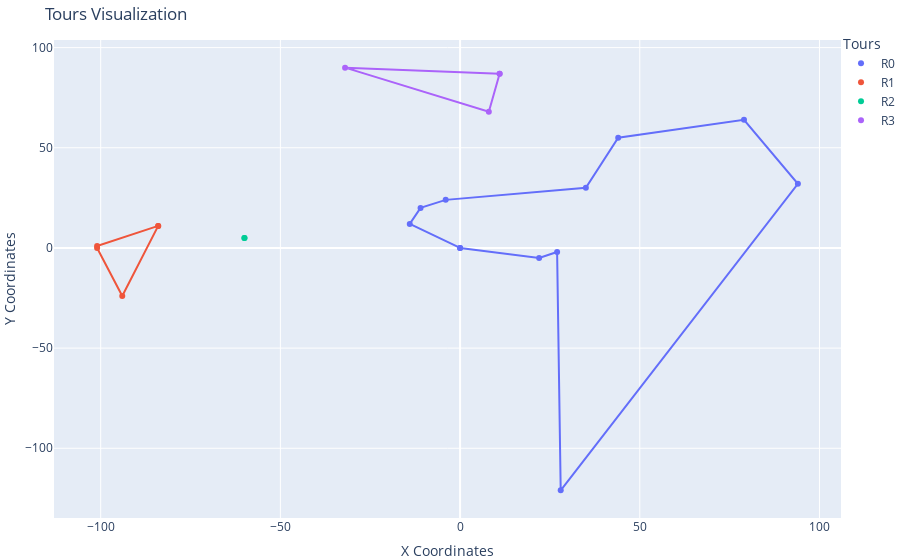

The cell this chart's notebook holds for it:
### Code cell
importlib.reload(f)
fig = f.plot_tours(tours, coordinates)
fig.show()

### Figure 1 — Plotly figure (JSON) as saved in the notebook; plotly's stock layout.template omitted (floating-point values rounded to 4 significant figures)
{"data": [{"marker": {"color": "#636EFA"}, "mode": "markers", "name": "R0", "type": "scatter", "x": [0, -14, -11, -4, 35, 44, 79, 94, 28, 27, 22, 0], "y": [0, 12, 20, 24, 30, 55, 64, 32, -121, -2, -5, 0]}, {"line": {"color": "#636EFA"}, "mode": "lines", "showlegend": false, "type": "scatter", "x": [0, -14, -11, -4, 35, 44, 79, 94, 28, 27, 22, 0], "y": [0, 12, 20, 24, 30, 55, 64, 32, -121, -2, -5, 0]}, {"marker": {"color": "#EF553B"}, "mode": "markers", "name": "R1", "type": "scatter", "x": [-84, -101, -101, -94, -84], "y": [11, 1, 0, -24, 11]}, {"line": {"color": "#EF553B"}, "mode": "lines", "showlegend": false, "type": "scatter", "x": [-84, -101, -101, -94, -84], "y": [11, 1, 0, -24, 11]}, {"marker": {"color": "#00CC96"}, "mode": "markers", "name": "R2", "type": "scatter", "x": [-60, -60], "y": [5, 5]}, {"line": {"color": "#00CC96"}, "mode": "lines", "showlegend": false, "type": "scatter", "x": [-60, -60], "y": [5, 5]}, {"marker": {"color": "#AB63FA"}, "mode": "markers", "name": "R3", "type": "scatter", "x": [11, 8, -32, 11], "y": [87, 68, 90, 87]}, {"line": {"color": "#AB63FA"}, "mode": "lines", "showlegend": false, "type": "scatter", "x": [11, 8, -32, 11], "y": [87, 68, 90, 87]}], "layout": {"legend": {"bgcolor": "rgba(255, 255, 255, 0.5)", "title": {"text": "Tours"}, "x": 1, "xanchor": "left", "y": 1.02, "yanchor": "top"}, "margin": {"b": 0, "l": 0, "r": 0, "t": 40}, "title": {"text": "Tours Visualization"}, "xaxis": {"title": {"text": "X Coordinates"}}, "yaxis": {"title": {"text": "Y Coordinates"}}}}
